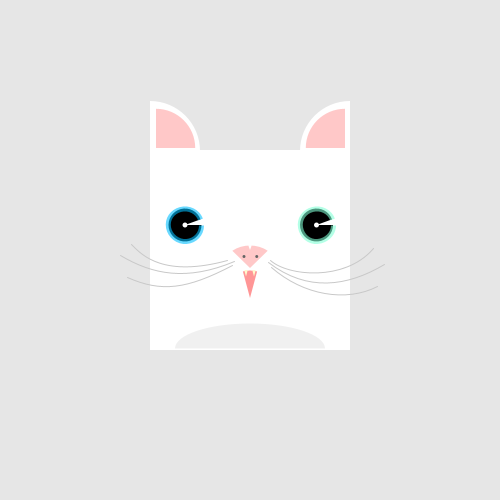
Frame 1 (no input)
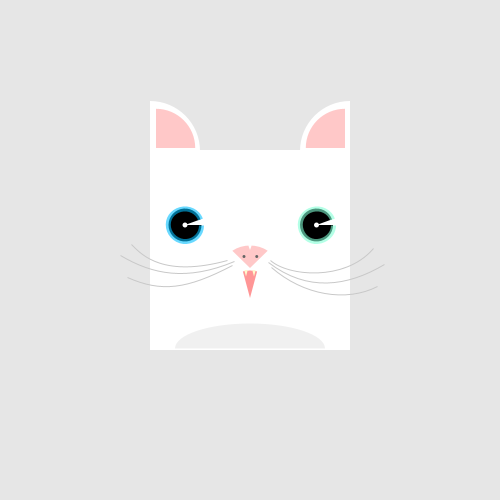
Frame 60 (the mouse pressed at the canvas centre just before this capture)
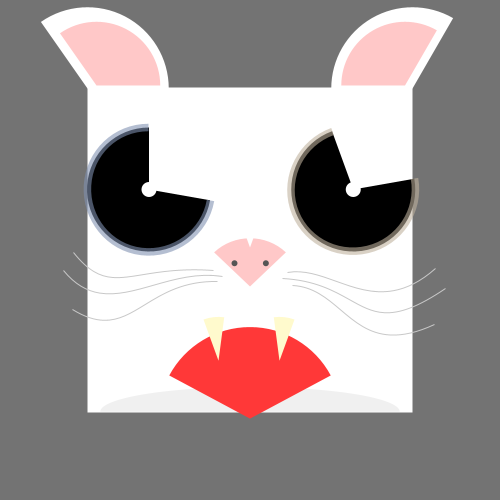
Frame 120 (the mouse held since frame 60 and released just before this capture)

The Processing sketch that drew these frames (run headless with seeded random() and noise(); from frame 60 on, the mouse is pressed at the canvas centre):

// Processing sketch: processing_50676
// ── processing_50676.pde

//April Lee
//D|MA 28 Interactivity
//26 January 2012

void setup()
{
  size(500, 500);
  smooth();
  noStroke();
  rectMode(CENTER);
}

void draw()
{
  float bg = map(mouseX, 0, width, 230, 0);
  background(bg);
  float fx = map(mouseX, 0, width, width*0.4, width*0.9);

  //face
  fill(255);
  rect(width/2, height/2, fx, fx);

  //whiskers
  noFill();
  stroke(200);
  strokeWeight(1);
  float br11 = map(mouseX, 0, width, 270, 305);
  float br12 = map(mouseX, 0, width, 260, 285);
  float br13 = map(mouseX, 0, width, 288, 377);
  float br14 = map(mouseX, 0, width, 276, 253);
  float br15 = map(mouseX, 0, width, 345, 404);
  float br16 = map(mouseX, 0, width, 281, 363);
  float br17 = map(mouseX, 0, width, 373, 498);
  float br18 = map(mouseX, 0, width, 248, 288);
  bezier(br11, br12, br13, br14, br15, br16, br17, br18);

  float br21 = map(mouseX, 0, width, 268, 297);
  float br22 = map(mouseX, 0, width, 262, 295);
  float br23 = map(mouseX, 0, width, 307, 425);
  float br24 = map(mouseX, 0, width, 292, 274);
  float br25 = map(mouseX, 0, width, 347, 372);
  float br26 = map(mouseX, 0, width, 286, 407);
  float br27 = map(mouseX, 0, width, 384, 506);
  float br28 = map(mouseX, 0, width, 264, 313);
  bezier(br21, br22, br23, br24, br25, br26, br27, br28);

  float br31 = map(mouseX, 0, width, 271, 314);
  float br32 = map(mouseX, 0, width, 267, 304);
  float br33 = map(mouseX, 0, width, 303, 388);
  float br34 = map(mouseX, 0, width, 295, 281);
  float br35 = map(mouseX, 0, width, 346, 361);
  float br36 = map(mouseX, 0, width, 302, 422);
  float br37 = map(mouseX, 0, width, 377, 492);
  float br38 = map(mouseX, 0, width, 286, 363);
  bezier(br31, br32, br33, br34, br35, br36, br37, br38);

  float bl11 = map(mouseX, 0, width, 227, 200);
  float bl12 = map(mouseX, 0, width, 260, 281);
  float bl13 = map(mouseX, 0, width, 161, 100);
  float bl14 = map(mouseX, 0, width, 278, 251);
  float bl15 = map(mouseX, 0, width, 140, 83);
  float bl16 = map(mouseX, 0, width, 253, 347);
  float bl17 = map(mouseX, 0, width, 131, 16);
  float bl18 = map(mouseX, 0, width, 244, 261);
  bezier(bl11, bl12, bl13, bl14, bl15, bl16, bl17, bl18);

  float bl21 = map(mouseX, 0, width, 234, 211);
  float bl22 = map(mouseX, 0, width, 261, 292);
  float bl23 = map(mouseX, 0, width, 186, 134);
  float bl24 = map(mouseX, 0, width, 281, 252);
  float bl25 = map(mouseX, 0, width, 152, 63);
  float bl26 = map(mouseX, 0, width, 274, 374);
  float bl27 = map(mouseX, 0, width, 120, 7);
  float bl28 = map(mouseX, 0, width, 255, 285);
  bezier(bl21, bl22, bl23, bl24, bl25, bl26, bl27, bl28);

  float bl31 = map(mouseX, 0, width, 232, 202);
  float bl32 = map(mouseX, 0, width, 265, 298);
  float bl33 = map(mouseX, 0, width, 186, 98);
  float bl34 = map(mouseX, 0, width, 289, 271);
  float bl35 = map(mouseX, 0, width, 161, 101);
  float bl36 = map(mouseX, 0, width, 292, 398);
  float bl37 = map(mouseX, 0, width, 127, 18);
  float bl38 = map(mouseX, 0, width, 277, 341);
  bezier(bl31, bl32, bl33, bl34, bl35, bl36, bl37, bl38);

  //belly
  noStroke();
  fill(240);
  float bellyY = map(mouseX, 0, width, 0.697*width, 0.95*width);
  float bellyHR = map(mouseX, 0, width, 0.1*width, 0.098*width);
  float bellyWR = map(mouseX, 0, width, 0.3*width, 0.898*width);
  arc(width/2, bellyY, bellyWR, bellyHR, radians(180), radians(360));

  //outer ears
  fill(255);
  float lEarX = (width - fx)/2;
  float rEarX = (width - lEarX);
  float EarY = (height - fx + 2)/2;
  float lEarStart = map(mouseX, 0, width, 270, 200);
  float rEarStop = map(mouseX, 0, width, 270, 330);
  arc(lEarX, EarY, fx/2, fx/2, radians(lEarStart), radians(360));
  arc(rEarX, EarY, fx/2, fx/2, radians(180), radians(rEarStop));

  //mouth
  float mouthY = map(mouseX, 0, 400, 0.596 * width, 0.982 * width);
  float mouthR = map(mouseX, 0, 400, width/9, fx*0.8);
  float mouthStart = map(mouseX, 0, 400, 255, 180);
  float mouthStop = map(mouseX, 0, 400, 285, 360);
  float mouthGB = map(mouseX, 0, 400, 150, 0);
  fill(255, mouthGB, mouthGB);
  arc(width/2, mouthY, mouthR, mouthR, radians(mouthStart), radians(mouthStop));

  //inner ear
  float lInEarX = map(mouseX, 0, width, 0.312*width, 0.074*width);
  float rInEarX = map(mouseX, 0, width, 0.69*width, 0.93*width);
  fill(255, 200, 200);
  arc(lInEarX, EarY - 3, fx/2.55, fx/2.55, radians(lEarStart), radians(360));
  arc(rInEarX, EarY - 3, fx/2.55, fx/2.55, radians(180), radians(rEarStop));

  //nose
  float noseY = map(mouseX, 0, width, 0.536*width, 0.61*width);
  float noseXR = map(mouseX, 0, width, width/9, 0.296*width);
  float noseYR = map(mouseX, 0, width, width/11, 0.296*width);
  float noseStart = map(mouseX, 0, width, 230, 220);
  float noseStop = map(mouseX, 0, width, 310, 320);
  arc(width/2, noseY, noseXR, noseYR, radians(noseStart), radians(noseStop));

  //eyes
  float lEyeX = map(mouseX, 0, width, 0.37 * width, 0.226 * width);
  float rEyeX = map(mouseX, 0, width, 0.633 * width, 0.78 * width);
  float eyeY = map(mouseX, 0, width, 9 * height/20, 0.308 * height);
  float eyeR = map(mouseX, 0, width, width/15, 0.43 * width);
  float lEyeStart = map(mouseX, 0, width, 0, 20);
  float lEyeStop = map(mouseX, 0, width, 340, 200);
  float rEyeStart = map(mouseX, 0, width, 0, -20);
  float rEyeStop = map(mouseX, 0, width, 340, 160);
  float strW = map(mouseX, 0, width, 5, 10);
  float lStrR = map(mouseX, 0, width, 0, 255);
  float lStrG = map(mouseX, 0, width, 191, 100);
  float lStrB = map(mouseX, 0, width, 255, 100);
  float rStrR = map(mouseX, 0, width, 127, 255);
  float rStrG = map(mouseX, 0, width, 255, 100);
  float rStrB = map(mouseX, 0, width, 212, 100);

  if (strW >= 0)
  {
    fill(0);
    strokeWeight(strW);
    stroke(lStrR, lStrG, lStrB, 150);
    strokeCap(SQUARE);
    arc(lEyeX, eyeY, eyeR, eyeR, radians(lEyeStart), radians(lEyeStop));
    stroke(rStrR, rStrG, rStrB, 150);
    arc(rEyeX, eyeY, eyeR, eyeR, radians(rEyeStart), radians(rEyeStop));
  }

  //eyesparkles
  float sparkleR = map(mouseX, 0, width, width/90, width/20);
  noStroke();
  fill(255);
  ellipse(lEyeX, eyeY, sparkleR, sparkleR);
  ellipse(rEyeX, eyeY, sparkleR, sparkleR);

  //nosewedge
  float noseWedgeY = map(mouseX, 0, width, 0.50*width, 0.49*width);
  float noseWedgeR = map(mouseX, 0, width, 0.02*width, 0.064*width);
  noStroke();
  fill(255);
  arc(width/2, noseWedgeY, noseWedgeR, noseWedgeR, radians(250), radians(290));

  //nostrils
  float lNostrilX = map(mouseX, 0, width, 0.488*width, 0.45*width);
  float rNostrilX = map(mouseX, 0, width, 0.5135*width, 0.55*width);
  float NostrilY = map(mouseX, 0, width, 0.513*width, 0.54*width);
  float NostrilR = map(mouseX, 0, width, width/130, fx*0.02777);
  float NostrilF = map(mouseX, 0, width, 100, 70);
  fill(NostrilF);
  ellipse(lNostrilX, NostrilY, NostrilR, NostrilR);
  ellipse(rNostrilX, NostrilY, NostrilR, NostrilR);

  //teeth
  float lToothX = map(mouseX, 0, width, 0.492*width, 0.382*width);
  float rToothX = map(mouseX, 0, width, 0.508*width, 0.61*width);
  float toothY = map(mouseX, 0, width, 0.553*width, 0.89*width);
  float toothR = map(mouseX, 0, width, width*0.026, fx/2);
  float lToothStart = map(mouseX, 0, width, 255, 245);
  float lToothStop = map(mouseX, 0, width, 285, 270);
  float rToothStart = map(mouseX, 0, width, 255, 270);
  float rToothStop = map(mouseX, 0, width, 285, 295);
  fill(255, 250, 205);
  arc(lToothX, toothY, toothR, toothR, radians(lToothStart), radians(lToothStop));
  arc(rToothX, toothY, toothR, toothR, radians(rToothStart), radians(rToothStop));
}
